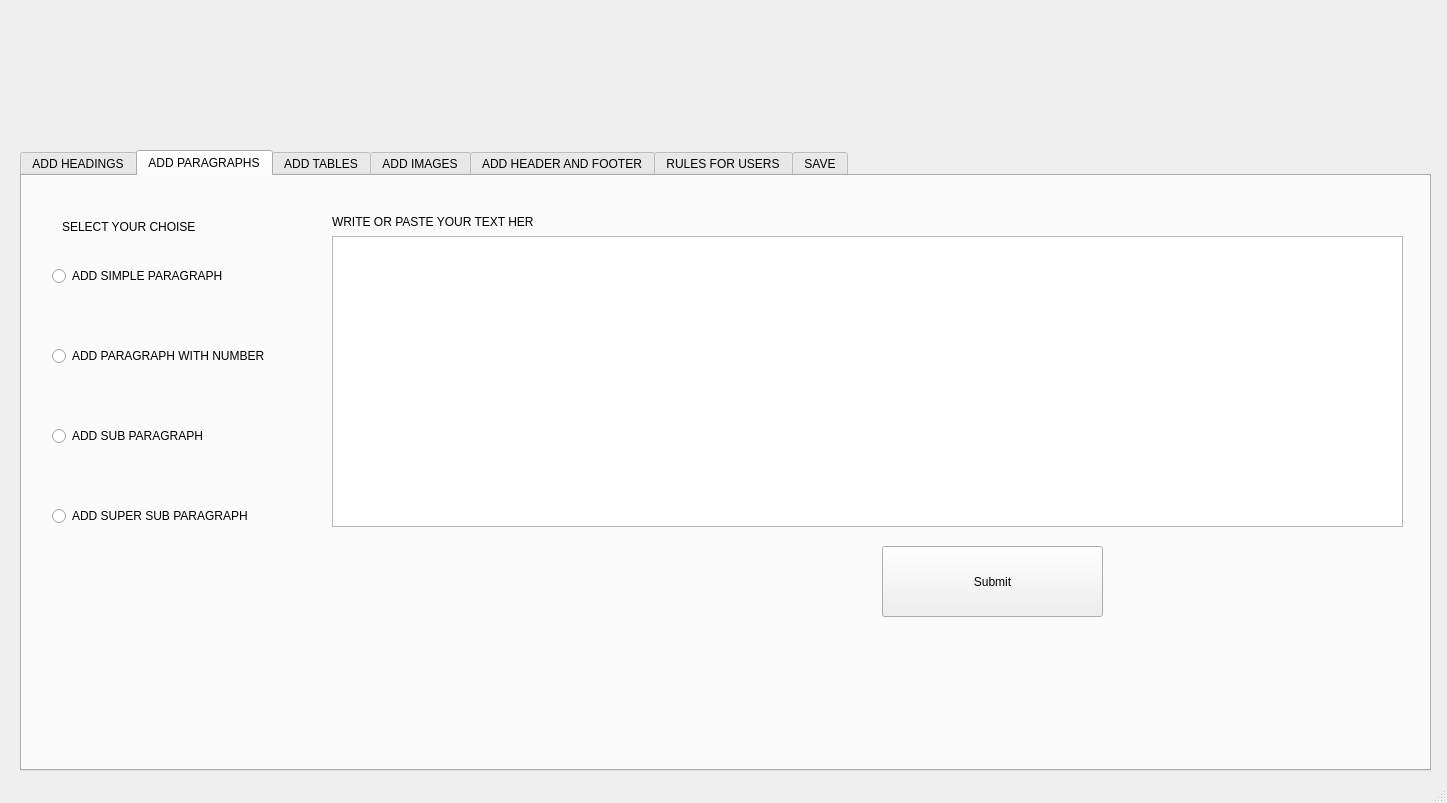
<?xml version="1.0" encoding="UTF-8"?>
<ui version="4.0">
 <class>MainWindow</class>
 <widget class="QMainWindow" name="MainWindow">
  <property name="geometry">
   <rect>
    <x>0</x>
    <y>0</y>
    <width>1447</width>
    <height>803</height>
   </rect>
  </property>
  <property name="windowTitle">
   <string>MainWindow</string>
  </property>
  <widget class="QWidget" name="centralwidget">
   <widget class="QTabWidget" name="tabWidget">
    <property name="geometry">
     <rect>
      <x>20</x>
      <y>150</y>
      <width>1411</width>
      <height>621</height>
     </rect>
    </property>
    <property name="currentIndex">
     <number>1</number>
    </property>
    <widget class="QWidget" name="tab1">
     <attribute name="title">
      <string>ADD HEADINGS</string>
     </attribute>
     <widget class="QPushButton" name="pushButton_paragraph">
      <property name="geometry">
       <rect>
        <x>730</x>
        <y>420</y>
        <width>93</width>
        <height>28</height>
       </rect>
      </property>
      <property name="text">
       <string>PushButton</string>
      </property>
     </widget>
    </widget>
    <widget class="QWidget" name="tab2">
     <attribute name="title">
      <string>ADD PARAGRAPHS</string>
     </attribute>
     <widget class="QPushButton" name="pushButton_PGraph">
      <property name="geometry">
       <rect>
        <x>860</x>
        <y>370</y>
        <width>221</width>
        <height>71</height>
       </rect>
      </property>
      <property name="text">
       <string>Submit</string>
      </property>
     </widget>
     <widget class="QRadioButton" name="radioButton1">
      <property name="geometry">
       <rect>
        <x>30</x>
        <y>90</y>
        <width>181</width>
        <height>20</height>
       </rect>
      </property>
      <property name="text">
       <string>ADD SIMPLE PARAGRAPH</string>
      </property>
     </widget>
     <widget class="QRadioButton" name="radioButton3">
      <property name="geometry">
       <rect>
        <x>30</x>
        <y>170</y>
        <width>231</width>
        <height>20</height>
       </rect>
      </property>
      <property name="text">
       <string>ADD PARAGRAPH WITH NUMBER</string>
      </property>
     </widget>
     <widget class="QRadioButton" name="radioButton4">
      <property name="geometry">
       <rect>
        <x>30</x>
        <y>250</y>
        <width>231</width>
        <height>20</height>
       </rect>
      </property>
      <property name="text">
       <string>ADD SUB PARAGRAPH </string>
      </property>
     </widget>
     <widget class="QRadioButton" name="radioButton5">
      <property name="geometry">
       <rect>
        <x>30</x>
        <y>330</y>
        <width>231</width>
        <height>20</height>
       </rect>
      </property>
      <property name="text">
       <string>ADD SUPER SUB PARAGRAPH </string>
      </property>
     </widget>
     <widget class="QTextEdit" name="textEdit">
      <property name="geometry">
       <rect>
        <x>310</x>
        <y>60</y>
        <width>1071</width>
        <height>291</height>
       </rect>
      </property>
     </widget>
     <widget class="QLabel" name="label">
      <property name="geometry">
       <rect>
        <x>40</x>
        <y>30</y>
        <width>141</width>
        <height>41</height>
       </rect>
      </property>
      <property name="text">
       <string>SELECT YOUR CHOISE</string>
      </property>
     </widget>
     <widget class="QLabel" name="label_2">
      <property name="geometry">
       <rect>
        <x>310</x>
        <y>30</y>
        <width>201</width>
        <height>31</height>
       </rect>
      </property>
      <property name="text">
       <string>WRITE OR PASTE YOUR TEXT HERE</string>
      </property>
     </widget>
    </widget>
    <widget class="QWidget" name="tab3">
     <attribute name="title">
      <string>ADD TABLES</string>
     </attribute>
     <widget class="QPushButton" name="pushButton_Table">
      <property name="geometry">
       <rect>
        <x>380</x>
        <y>370</y>
        <width>381</width>
        <height>131</height>
       </rect>
      </property>
      <property name="text">
       <string>GENERATE TABEL</string>
      </property>
     </widget>
    </widget>
    <widget class="QWidget" name="tab4">
     <attribute name="title">
      <string>ADD IMAGES</string>
     </attribute>
    </widget>
    <widget class="QWidget" name="tab5">
     <attribute name="title">
      <string>ADD HEADER AND FOOTER</string>
     </attribute>
     <widget class="QLabel" name="label_3">
      <property name="geometry">
       <rect>
        <x>210</x>
        <y>120</y>
        <width>151</width>
        <height>21</height>
       </rect>
      </property>
      <property name="text">
       <string>ENTER DOCUMENT NAME</string>
      </property>
     </widget>
     <widget class="QLabel" name="label_4">
      <property name="geometry">
       <rect>
        <x>210</x>
        <y>170</y>
        <width>151</width>
        <height>21</height>
       </rect>
      </property>
      <property name="text">
       <string>ENTER SECURITY GRADE</string>
      </property>
     </widget>
     <widget class="QLineEdit" name="lineEdit_DocName">
      <property name="geometry">
       <rect>
        <x>380</x>
        <y>110</y>
        <width>201</width>
        <height>41</height>
       </rect>
      </property>
     </widget>
     <widget class="QLineEdit" name="lineEdit_SGrade">
      <property name="geometry">
       <rect>
        <x>380</x>
        <y>160</y>
        <width>201</width>
        <height>41</height>
       </rect>
      </property>
     </widget>
     <widget class="QPushButton" name="pushButton_Header">
      <property name="geometry">
       <rect>
        <x>400</x>
        <y>270</y>
        <width>161</width>
        <height>71</height>
       </rect>
      </property>
      <property name="text">
       <string>PushButton</string>
      </property>
     </widget>
     <widget class="QPushButton" name="pushButton_Footer">
      <property name="geometry">
       <rect>
        <x>830</x>
        <y>270</y>
        <width>161</width>
        <height>71</height>
       </rect>
      </property>
      <property name="text">
       <string>PushButton</string>
      </property>
     </widget>
     <widget class="QLabel" name="label_5">
      <property name="geometry">
       <rect>
        <x>630</x>
        <y>170</y>
        <width>161</width>
        <height>21</height>
       </rect>
      </property>
      <property name="text">
       <string>ENTER DOCUMENT REF NO</string>
      </property>
     </widget>
     <widget class="QLabel" name="label_6">
      <property name="geometry">
       <rect>
        <x>710</x>
        <y>220</y>
        <width>81</width>
        <height>21</height>
       </rect>
      </property>
      <property name="text">
       <string>ENTER DATE</string>
      </property>
     </widget>
     <widget class="QLineEdit" name="lineEdit_DocDate">
      <property name="geometry">
       <rect>
        <x>810</x>
        <y>210</y>
        <width>201</width>
        <height>41</height>
       </rect>
      </property>
     </widget>
     <widget class="QLineEdit" name="lineEdit_DocRev">
      <property name="geometry">
       <rect>
        <x>810</x>
        <y>160</y>
        <width>201</width>
        <height>41</height>
       </rect>
      </property>
     </widget>
     <widget class="QLabel" name="label_7">
      <property name="geometry">
       <rect>
        <x>630</x>
        <y>120</y>
        <width>161</width>
        <height>21</height>
       </rect>
      </property>
      <property name="text">
       <string>ENTER DOCUMENT REF NO</string>
      </property>
     </widget>
     <widget class="QLineEdit" name="lineEdit_DocRef">
      <property name="geometry">
       <rect>
        <x>810</x>
        <y>110</y>
        <width>201</width>
        <height>41</height>
       </rect>
      </property>
      <property name="text">
       <string/>
      </property>
     </widget>
     <widget class="QLabel" name="label_8">
      <property name="geometry">
       <rect>
        <x>460</x>
        <y>40</y>
        <width>51</width>
        <height>51</height>
       </rect>
      </property>
      <property name="text">
       <string>HEADER</string>
      </property>
     </widget>
     <widget class="QLabel" name="label_9">
      <property name="geometry">
       <rect>
        <x>880</x>
        <y>40</y>
        <width>51</width>
        <height>51</height>
       </rect>
      </property>
      <property name="text">
       <string>FOOTER</string>
      </property>
     </widget>
    </widget>
    <widget class="QWidget" name="tab6">
     <attribute name="title">
      <string>RULES FOR USERS</string>
     </attribute>
    </widget>
    <widget class="QWidget" name="tab7">
     <attribute name="title">
      <string>SAVE</string>
     </attribute>
     <widget class="QLabel" name="label_10">
      <property name="geometry">
       <rect>
        <x>310</x>
        <y>140</y>
        <width>191</width>
        <height>61</height>
       </rect>
      </property>
      <property name="text">
       <string>IS YOUR DOCUMENT READY ?</string>
      </property>
     </widget>
     <widget class="QPushButton" name="pushButton_Save">
      <property name="geometry">
       <rect>
        <x>510</x>
        <y>140</y>
        <width>191</width>
        <height>61</height>
       </rect>
      </property>
      <property name="text">
       <string>Press To SAVE</string>
      </property>
     </widget>
     <widget class="QLineEdit" name="lineEdit_Status">
      <property name="geometry">
       <rect>
        <x>510</x>
        <y>210</y>
        <width>191</width>
        <height>51</height>
       </rect>
      </property>
     </widget>
     <widget class="QLabel" name="label_11">
      <property name="geometry">
       <rect>
        <x>410</x>
        <y>210</y>
        <width>61</width>
        <height>61</height>
       </rect>
      </property>
      <property name="text">
       <string>STATUS</string>
      </property>
     </widget>
    </widget>
   </widget>
  </widget>
  <widget class="QMenuBar" name="menubar">
   <property name="geometry">
    <rect>
     <x>0</x>
     <y>0</y>
     <width>1447</width>
     <height>26</height>
    </rect>
   </property>
  </widget>
  <widget class="QStatusBar" name="statusbar"/>
 </widget>
 <resources/>
 <connections/>
</ui>
